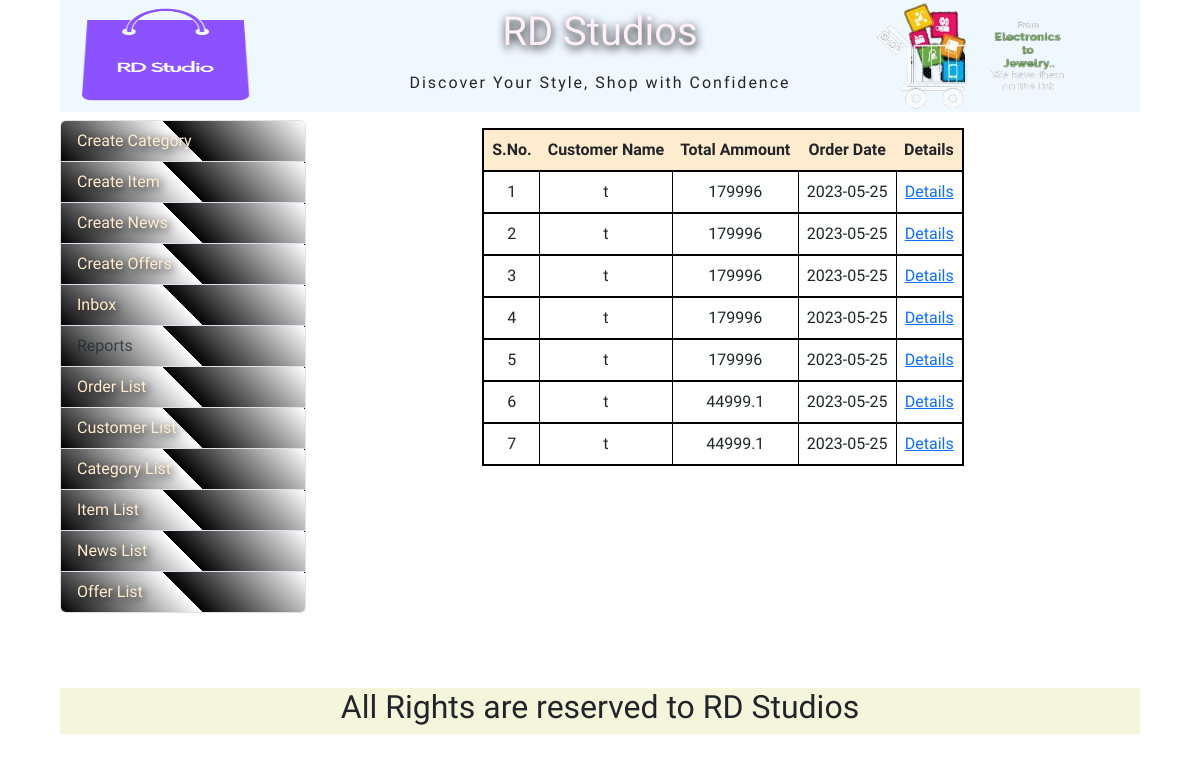
The page /orderDetails.php on the database as committed earlier.
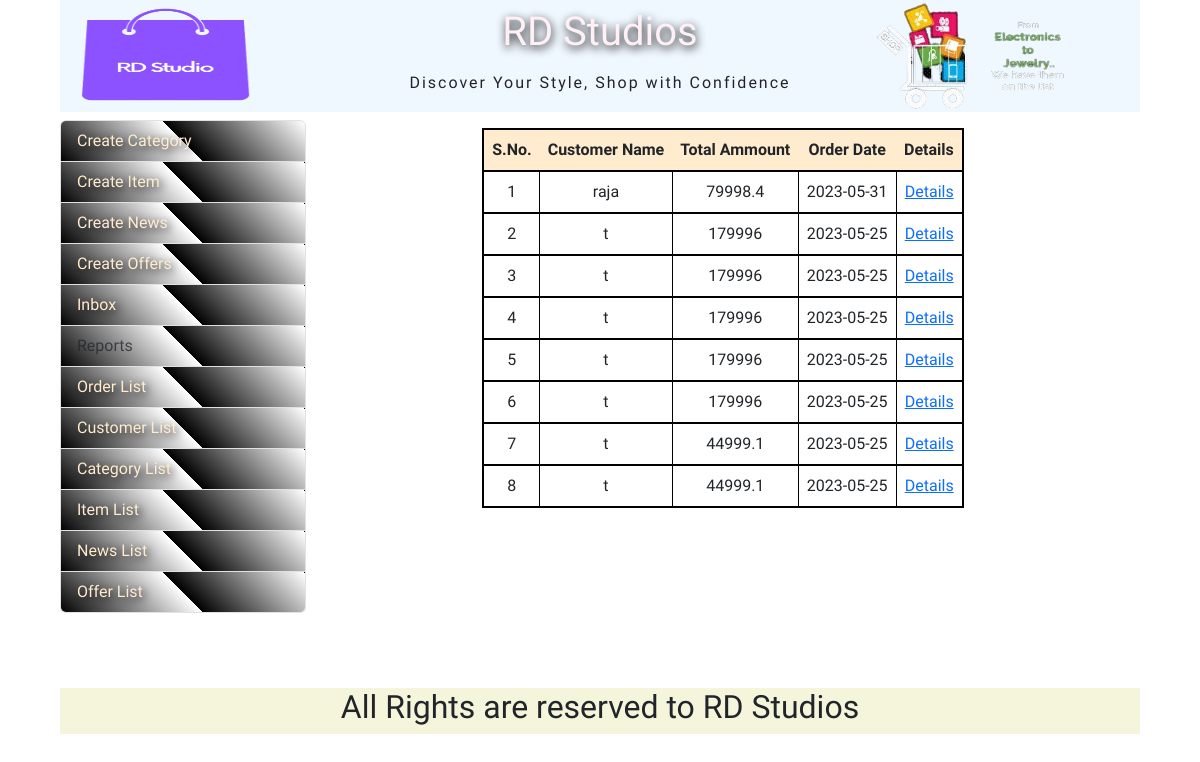
The same page on the database as committed later.
### tables this page shows
CREATE TABLE IF NOT EXISTS `order_main` (
  `order_id` int(11) NOT NULL AUTO_INCREMENT,
  `user_name` varchar(30) NOT NULL,
  `shipping_address` text NOT NULL,
  `total_amount` float NOT NULL,
  `order_date` date NOT NULL,
  `order_status` varchar(30) NOT NULL,
  `last_update_date` date NOT NULL,
  PRIMARY KEY (`order_id`)
);

### orderDetails.php (the view, shortened to what this page needs)
<?php
require_once("header.php");
?>
<div id="container">
<div id="adminArea" class="row">
<div id="leftAdminArea">
    <?php
     require_once("adminMenu.php");
    ?>
</div>
<div id="rightAdminArea">
    <?php
    require_once("dbconnect.php");
    $sql = "SELECT * FROM `order_main` ORDER BY `order_date`DESC ";
    $rsNews = mysqli_query($con, $sql) or die("Query Error -1");
    ?>
    <table id="displayCartInfoTable">
        <tr>
            <th>S.No.</th>
            <th>Customer Name</th>
            <th>Total Ammount</th>
            <th>Order Date</th>
            <th>Details</th>
        </tr>
        <?php
        $cnt = 0;
        while ($row = mysqli_fetch_array($rsNews)) {
            $id=$row['order_id'];
            $cnt++;
            echo("<tr>");
            echo("<td>$cnt</td>");
            echo("<td>{$row['user_name']}</td>");
            echo("<td>{$row['total_amount']}</td>");
            echo("<td>{$row['order_date']}</td>");
            echo("<td><a href='orderDetails.php?$id'>Details</a></td>");
            echo("</tr>");
        }
        ?>
    </table>
</div>
</div>
</div>
<?php
require_once("footer.php");
?>

Rows that differ between the two databases and show on the page:
added order_main: user_name "raja", total_amount "79998.4", order_date "2023-05-31"
